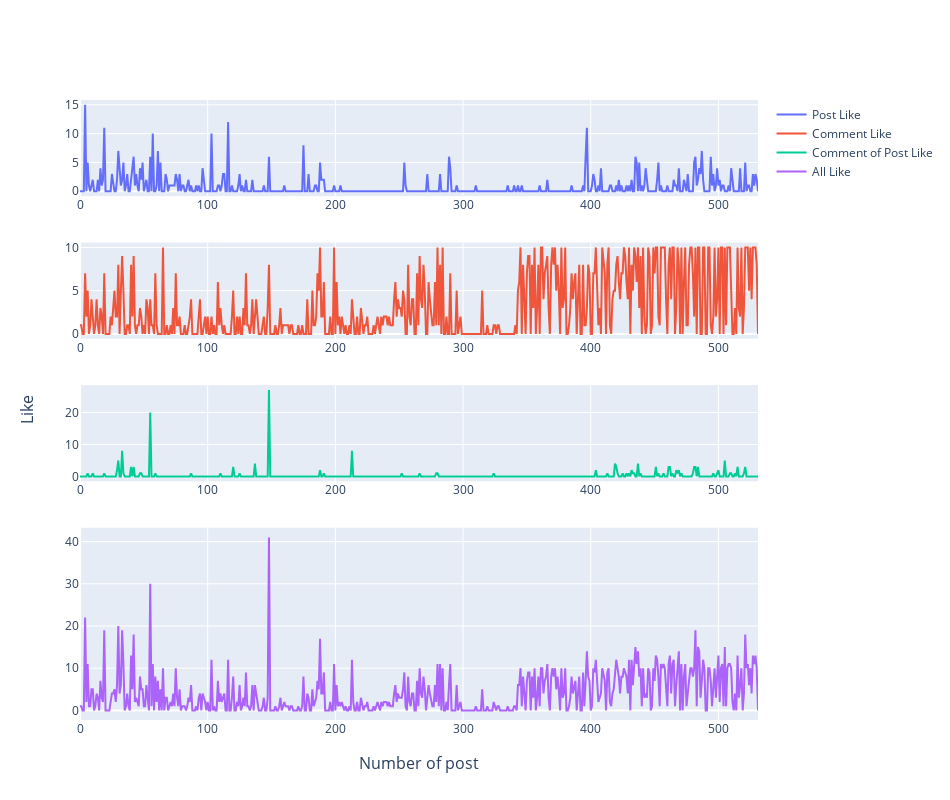

The notebook cell saved with this chart:
### Code cell
plot_Like(df = df_post)

### Figure 1 — Plotly figure (JSON) as saved in the notebook; plotly's stock layout.template omitted (floating-point values rounded to 4 significant figures; data arrays with more than 128 entries replaced by an {"elided": "..."} marker saying what was removed)
{"data": [{"name": "Post Like", "type": "scatter", "x": {"elided": "532 int values"}, "xaxis": "x", "y": {"elided": "532 int values"}, "yaxis": "y"}, {"name": "Comment Like", "type": "scatter", "x": {"elided": "532 int values"}, "xaxis": "x2", "y": {"elided": "532 int values"}, "yaxis": "y2"}, {"name": "Comment of Post Like", "type": "scatter", "x": {"elided": "532 int values"}, "xaxis": "x3", "y": {"elided": "532 int values"}, "yaxis": "y3"}, {"name": "All Like", "type": "scatter", "x": {"elided": "532 int values"}, "xaxis": "x4", "y": {"elided": "532 int values"}, "yaxis": "y4"}], "layout": {"annotations": [{"font": {"size": 16}, "showarrow": false, "text": "Number of post", "x": 0.5, "xanchor": "center", "xref": "paper", "y": 0, "yanchor": "top", "yref": "paper", "yshift": -30}, {"font": {"size": 16}, "showarrow": false, "text": "Like", "textangle": -90, "x": 0, "xanchor": "right", "xref": "paper", "xshift": -40, "y": 0.5, "yanchor": "middle", "yref": "paper"}], "height": 800, "width": 950, "xaxis": {"anchor": "y", "domain": [0, 1]}, "xaxis2": {"anchor": "y2", "domain": [0, 1]}, "xaxis3": {"anchor": "y3", "domain": [0, 1]}, "xaxis4": {"anchor": "y4", "domain": [0, 1]}, "yaxis": {"anchor": "x", "domain": [0.845, 1]}, "yaxis2": {"anchor": "x2", "domain": [0.615, 0.77]}, "yaxis3": {"anchor": "x3", "domain": [0.385, 0.54]}, "yaxis4": {"anchor": "x4", "domain": [0, 0.31]}}}
